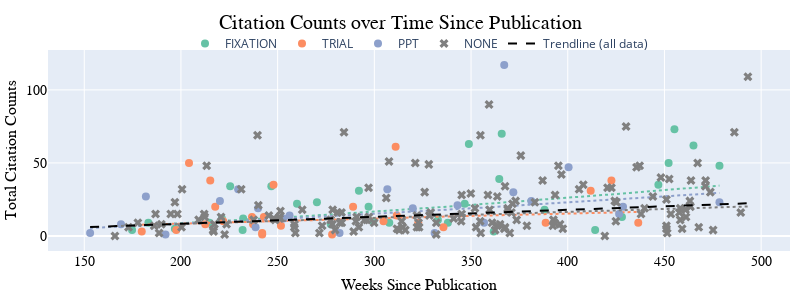

Here is the notebook cell this chart was saved with:
### Markdown cell above
## Citation Counts over Time
### (1) Regress each Sharing Group Separately

### Code cell
all_share_groups = {**share_groups, "NONE": "gray"}
citation_counts_fig = go.Figure()
for group, color in all_share_groups.items():
    subset = combined[combined["data_sharing_class"] == group]
    symbol = 'circle' if group != "NONE" else 'x'
    citation_counts_fig.add_trace(go.Scatter(
        name=group, legendgroup=group,
        x=subset["Pub2UpdateTime"] / pd.Timedelta(weeks=1), y=subset["TotalCitations"],
        mode="markers", marker=dict(color=color, size=8, symbol=symbol),
    ))
    # fit log-log trendline per group
    x_log = np.log(subset["Pub2UpdateTime"] / pd.Timedelta(weeks=1))
    y_log = np.log(subset['TotalCitations'] + 1)  # add 1 to avoid log(0)
    slope, intercept = np.polyfit(x_log, y_log, deg=1)
    x_logspace = np.linspace(x_log.min(), x_log.max(), 100)
    y_logpred = intercept + slope * x_logspace
    y_pred = np.exp(y_logpred) - 1  # invert log transform
    x_orig = np.exp(x_logspace)
    citation_counts_fig.add_trace(go.Scatter(
        name=f"Trendline ({group})",
        x=x_orig, y=y_pred, mode="lines", line=dict(color=color, width=2, dash='dot'),
        showlegend=False,
    ))
    print("Group: {0: <12}".format(group) + f"Slope: {slope:.3f},\tIntercept: {intercept:.2f}")

# add general log-log trendline
x_log = np.log(combined["Pub2UpdateTime"] / pd.Timedelta(weeks=1))
y_log = np.log(combined['TotalCitations'] + 1)
slope, intercept = np.polyfit(x_log, y_log, deg=1)
x_logspace = np.linspace(x_log.min(), x_log.max(), 100)
y_logpred = intercept + slope * x_logspace
y_pred = np.exp(y_logpred) - 1
x_orig = np.exp(x_logspace)
citation_counts_fig.add_trace(go.Scatter(
    name="Trendline (all data)",
    x=x_orig, y=y_pred, mode="lines", line=dict(color='black', width=2, dash='dash'),
))
print("{0: <19}".format("All Data:") + f"Slope: {slope:.3f},\tIntercept: {intercept:.2f}")

citation_counts_fig.update_layout(
    width=800, height=300,
    title=dict(
        text="Citation Counts over Time Since Publication", font=TITLE_FONT,
        x=0.5, xanchor="center", y=0.95, yanchor="top",
    ),
    xaxis=dict(
        title=dict(text="Weeks Since Publication", font=AXIS_TITLE_FONT, standoff=10),
        tickfont=AXIS_TICK_FONT,
        # type="log",
        zeroline=False,
    ),
    yaxis=dict(
        title=dict(text="Total Citation Counts", font=AXIS_TITLE_FONT, standoff=5),
        tickfont=AXIS_TICK_FONT,
        # type="log",
        zeroline=True,
    ),
    legend=dict(
        orientation="h", bgcolor='rgba(0,0,0,0)',
        x=0.5, xanchor="center", y=0.96, yanchor="bottom",
    ),
    margin=dict(t=50, b=10, l=10, r=10, pad=0),
)
citation_counts_fig
